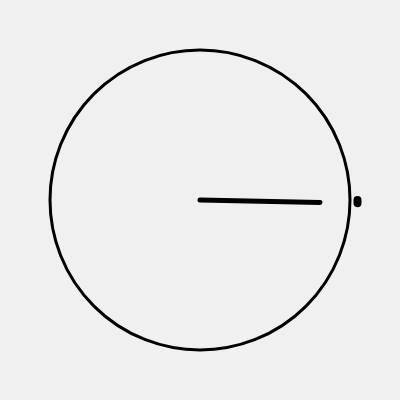
Frame 1 (no input)
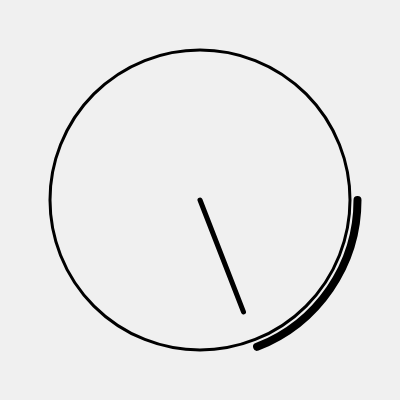
Frame 60 (no input)
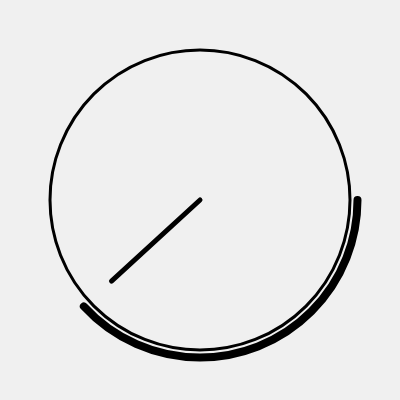
Frame 120 (the mouse pressed at the canvas centre since frame 60)

The p5.js sketch that drew these frames (run headless with seeded random() and noise() and a simulated clock; from frame 60 on, the mouse is pressed at the canvas centre):

// p5.js sketch
// ── sketch.js

function setup() {
  createCanvas(400, 400);

}

function draw() {
  background(240);
  
  
  let cx=width/2;
  let cy= height/2;
  let r=150;
  
  stroke(0);
  strokeWeight(3);
  noFill();
  circle(cx,cy,r*2);

  let ang= frameCount *0.02;

  let x2= cx + (r*0.8) * cos(ang);
  let y2= cy + (r*0.8) * sin(ang);

  strokeWeight(5);
  line(cx,cy,x2,y2);

  strokeWeight(8);
  arc(cx,cy,r*2.1,r*2.1,0,ang);
  
}
